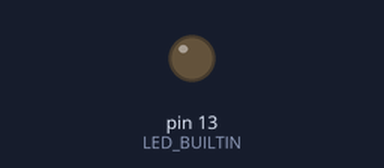
A sketch run on a simulated Arduino Uno, built with avr-gcc and run on an emulated ATmega328P. On the bench: output pins drawn as LEDs (lit = HIGH).

Above: at 0.1 s.
At 38.6 s:
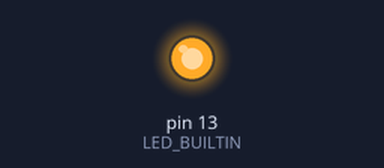
Timing chart, 0 to 40.0 s (numbered marks = the images above):
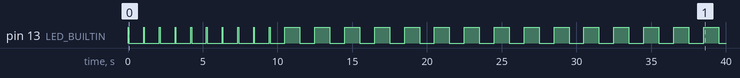

The sketch:

K04_4_Bedingungen.ino
```cpp
void setup() {
  pinMode(LED_BUILTIN, OUTPUT);
}

void loop() {
  digitalWrite(LED_BUILTIN, HIGH);
  if(millis() < 10000)
    delay(50);
  else
    delay(1000);
  digitalWrite(LED_BUILTIN, LOW);
  delay(1000);
}
```

Measured:
- by itself, pin 13 (LED_BUILTIN): goes 10 × (HIGH 0.05 s, LOW 1.0 s), 14 × (HIGH 1.0 s, LOW 1.0 s), HIGH 1.0 s, then LOW
